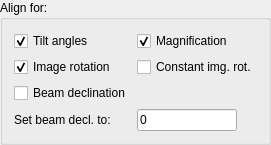
            <widget class="QGroupBox" name="groupBox_4">
             <property name="title">
              <string>Align for:</string>
             </property>
             <layout class="QGridLayout" name="gridLayout">
              <item row="1" column="0">
               <widget class="QCheckBox" name="chk_AlignImagRotation">
                <property name="toolTip">
                 <string>Image in plane rotation independently for each micrograph or one angle for all images</string>
                </property>
                <property name="text">
                 <string>Image rotation</string>
                </property>
                <property name="checked">
                 <bool>true</bool>
                </property>
               </widget>
              </item>
              <item row="4" column="2">
               <widget class="FloatLineEdit" name="txt_BeamDeclination">
                <property name="sizePolicy">
                 <sizepolicy hsizetype="Minimum" vsizetype="Fixed">
                  <horstretch>0</horstretch>
                  <verstretch>0</verstretch>
                 </sizepolicy>
                </property>
                <property name="minimumSize">
                 <size>
                  <width>30</width>
                  <height>0</height>
                 </size>
                </property>
                <property name="maximumSize">
                 <size>
                  <width>100</width>
                  <height>16777215</height>
                 </size>
                </property>
                <property name="text">
                 <string>0</string>
                </property>
               </widget>
              </item>
              <item row="4" column="0">
               <widget class="QLabel" name="label_25">
                <property name="toolTip">
                 <string>Use given beam declination angle</string>
                </property>
                <property name="text">
                 <string>Set beam decl. to:</string>
                </property>
               </widget>
              </item>
              <item row="0" column="2">
               <widget class="QCheckBox" name="chk_AlignMag">
                <property name="sizePolicy">
                 <sizepolicy hsizetype="Minimum" vsizetype="Fixed">
                  <horstretch>0</horstretch>
                  <verstretch>0</verstretch>
                 </sizepolicy>
                </property>
                <property name="minimumSize">
                 <size>
                  <width>50</width>
                  <height>0</height>
                 </size>
                </property>
                <property name="toolTip">
                 <string>Magnification for each micrograph</string>
                </property>
                <property name="text">
                 <string>Magnification</string>
                </property>
                <property name="checked">
                 <bool>true</bool>
                </property>
               </widget>
              </item>
              <item row="0" column="0">
               <widget class="QCheckBox" name="chk_AlignTiltAngles">
                <property name="sizePolicy">
                 <sizepolicy hsizetype="Minimum" vsizetype="Fixed">
                  <horstretch>0</horstretch>
                  <verstretch>0</verstretch>
                 </sizepolicy>
                </property>
                <property name="toolTip">
                 <string>Tilts angles for each micrograph</string>
                </property>
                <property name="text">
                 <string>Tilt angles</string>
                </property>
                <property name="checked">
                 <bool>true</bool>
                </property>
               </widget>
              </item>
              <item row="3" column="0">
               <widget class="QCheckBox" name="chk_AlignBeacmDecl">
                <property name="toolTip">
                 <string>Align for beam declination or use the fixed value</string>
                </property>
                <property name="text">
                 <string>Beam declination</string>
                </property>
               </widget>
              </item>
              <item row="1" column="2">
               <widget class="QCheckBox" name="chk_FixedImageRot">
                <property name="toolTip">
                 <string>If enabled, all micrographs are aligned with a constant image in plane rotation</string>
                </property>
                <property name="text">
                 <string>Constant img. rot.</string>
                </property>
               </widget>
              </item>
             </layout>
            </widget>
